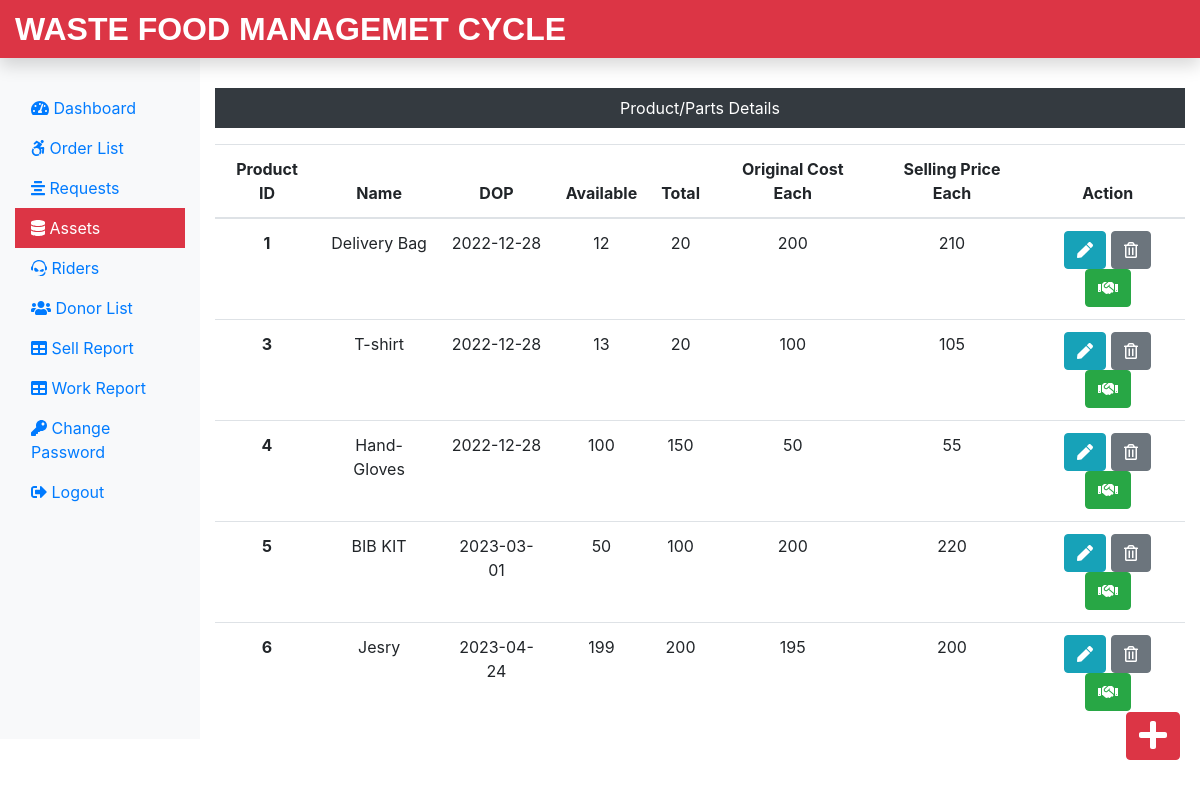
Page /Admin/assets.php (signed in) on the committed database.
### tables this page shows
CREATE TABLE `assets_tb` (
  `pid` int(11) NOT NULL,
  `pname` varchar(60) NOT NULL,
  `pdop` date NOT NULL,
  `pava` int(11) NOT NULL,
  `ptotal` int(11) NOT NULL,
  `poriginalcost` int(11) NOT NULL,
  `psellingcost` int(11) NOT NULL
);

### Admin/assets.php (the view, shortened to what this page needs)
<?php
include('includes/header.php');
include('../dbConnection.php');
?>
<div class="col-sm-9 col-md-10 mt-5 text-center">
  <p class=" bg-dark text-white p-2">Product/Parts Details</p>
  <?php
    $sql = "SELECT * FROM assets_tb";
    $result = $conn->query($sql);
    if($result->num_rows > 0){
  echo '<table class="table">
    <thead>
      <tr>
        <th scope="col">Product ID</th>
        <th scope="col">Name</th>
        <th scope="col">DOP</th>
        <th scope="col">Available</th>
        <th scope="col">Total</th>
        <th scope="col">Original Cost Each</th>
        <th scope="col">Selling Price Each</th>
        <th scope="col">Action</th>
      </tr>
    </thead>
    <tbody>';
    while($row = $result->fetch_assoc()){
      echo '<tr>
        <th scope="row">'.$row["pid"].'</th>
        <td>'.$row["pname"].'</td>
        <td>'.$row["pdop"].'</td>
        <td>'.$row["pava"].'</td>
        <td>'.$row["ptotal"].'</td>
        <td>'.$row["poriginalcost"].'</td>
        <td>'.$row["psellingcost"].'</td>
        <td>
          <form action="editproduct.php" method="POST" class="d-inline"> <input type="hidden" name="id" value='. $row["pid"] .'><button type="submit" class="btn btn-info" name="view" value="View"><i class="fas fa-pen"></i></button></form>
          <form action="" method="POST" class="d-inline"><input type="hidden" name="id" value='. $row["pid"] .'><button type="submit" class="btn btn-secondary" name="delete" value="Delete"><i class="far fa-trash-alt"></i></button></form>
          <form action="sellproduct.php" method="POST" class="d-inline"><input type="hidden" name="id" value='. $row["pid"] .'><button type="submit" class="btn btn-success" name="issue" value="Issue"><i class="fas fa-handshake"></i></button></form>
        </td>
      </tr>';
    }
    echo '</tbody>
  </table>';
  } else {
    echo "0 Result";
  }
  ?>
</div>
</div>
<a class="btn btn-danger box" href="addproduct.php"><i class="fas fa-plus fa-2x"></i></a>
</div>
<?php
include('includes/footer.php');
?>

### css/custom.css (style rules this page uses)
.box { position: fixed; bottom: 10px; right: 20px; margin-bottom: 30px; }

### rows in the picture
assets_tb: pid "1", pname "Delivery Bag", pdop "2022-12-28", pava "12", ptotal "20", poriginalcost "200", psellingcost "210"
assets_tb: pid "3", pname "T-shirt", pdop "2022-12-28", pava "13", ptotal "20", poriginalcost "100", psellingcost "105"
assets_tb: pid "4", pname "Hand-Gloves", pdop "2022-12-28", pava "100", ptotal "150", poriginalcost "50", psellingcost "55"
assets_tb: pid "5", pname "BIB KIT", pdop "2023-03-01", pava "50", ptotal "100", poriginalcost "200", psellingcost "220"
assets_tb: pid "6", pname "Jesry", pdop "2023-04-24", pava "199", ptotal "200", poriginalcost "195", psellingcost "200"
